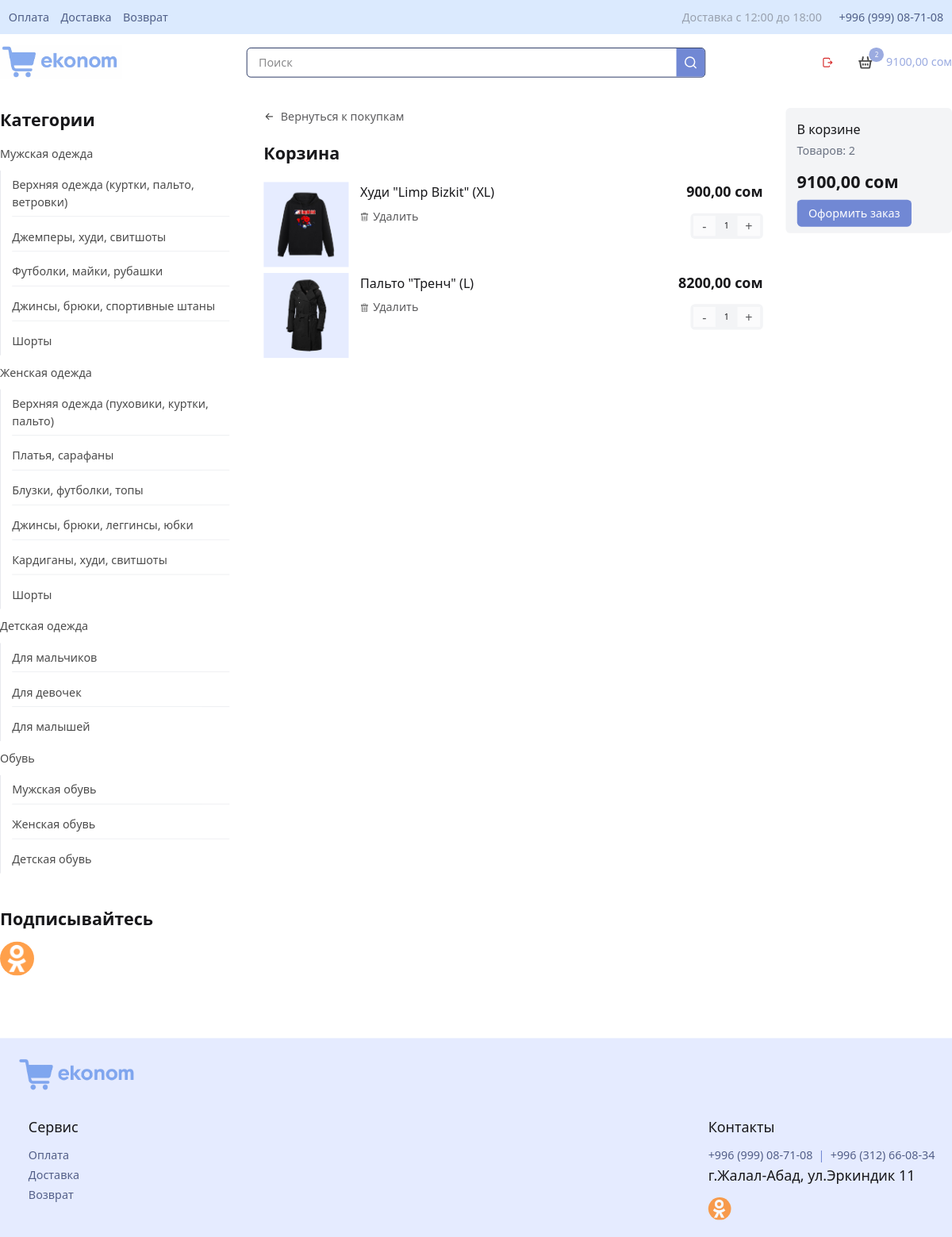
The app's page /cart/ (signed in) with its own data.
### theme/models.py (models this page shows, shortened)
class SiteSettings(models.Model):
    company_name = models.CharField("Название компании", max_length=255)
    working_hours_start = models.TimeField("Начало работы")
    working_hours_end = models.TimeField("Конец работы")
    phone_number = models.CharField("Номер телефона (1)", max_length=255)
    phone_number2 = models.CharField("Номер телефона (2)", max_length=255)
    address = models.CharField("Адрес", max_length=255)
    logo = models.ImageField(upload_to='logos/')
    bg_transparent_logo = models.ImageField(upload_to='logos/', default="...")
    class Meta:
        verbose_name = "Настройки сайта"
        verbose_name_plural = "Настройки сайта"

class SocialLink(models.Model):
    settings = models.ForeignKey(SiteSettings, on_delete=models.CASCADE, verbose_name="Настройки")
    logo = models.ImageField(upload_to='social_logos/')
    name = models.CharField("Название", max_length=255)
    link = models.CharField("Ссылка", max_length=1000)
    class Meta:
        verbose_name = "Социальные сети"
        verbose_name_plural = "Социальные сети"

### accounts/models.py (models this page shows, shortened)
class Cart(models.Model):
    user = models.OneToOneField(
        User,
        verbose_name="Пользователь",
        on_delete=models.CASCADE,
        related_name="cart"
    )
    created_at = models.DateTimeField(auto_now_add=True)
    class Meta:
        verbose_name = "Корзина"
        verbose_name_plural = "Корзины"
    def total_price(self):
        return sum(item.total_price() for item in self.items.all())
    def count_items(self):
        return self.items.count()

class CartItem(models.Model):
    cart = models.ForeignKey(Cart, related_name="items", on_delete=models.CASCADE)
    product = models.ForeignKey(Product, verbose_name="Товар", on_delete=models.CASCADE)
    size = models.ForeignKey(ProductSize, verbose_name="Размер", on_delete=models.CASCADE)
    quantity = models.PositiveIntegerField("Количество", default=1)
    class Meta:
        verbose_name = "Позиция корзины"
        verbose_name_plural = "Позиции корзины"
        unique_together = ("cart", "product", "size")
    def total_price(self):
        return self.product.get_final_price() * self.quantity

### catalog/models.py (models this page shows, shortened)
class AutoSlugMixin(models.Model):
    slug_source_field = 'name'
    slug_field_name = 'slug'
    class Meta:
        abstract = True  # чтобы Django не создавала таблицу

class Product(AutoSlugMixin):
    category = models.ForeignKey(
        ProductCategory,
        verbose_name="Категория",
        on_delete=models.CASCADE,
        related_name="categories"
    )
    name = models.CharField("Название", max_length=255)
    slug = models.SlugField(unique=True, blank=True)
    sizes = models.ManyToManyField(ProductSize, verbose_name="Доступные размеры", blank=True)
    price = models.DecimalField("Цена", max_digits=10, decimal_places=2)
    image = models.ImageField(upload_to="product_images/")
    thumbnail = models.ImageField(upload_to="product_images/thumbnails/", blank=True, null=True)
    views = models.PositiveIntegerField("Просмотры", default=0)
    def get_discount(self):
        from django.utils import timezone
        now = timezone.now()
        discounts = Discount.objects.filter(
            is_active=True,
            start_date__lte=now
        ).filter(
            models.Q(end_date__gte=now) | models.Q(end_date__isnull=True)
        ).filter(
            models.Q(products=self) |
            models.Q(categories=self.category)
        ).order_by('-percentage')
        return discounts.first()
    def get_final_price(self):
        discount = self.get_discount()
        if discount:
            return self.price * (1 - discount.percentage / 100)
        return self.price
    class Meta:
        ordering = ["-views"]
        verbose_name = "Товар"
        verbose_name_plural = "Товары"

class ProductCategory(AutoSlugMixin):
    name = models.CharField("Название", max_length=100)
    image = models.ImageField(upload_to="product_category_images/", null=True, blank=True)
    slug = models.SlugField(unique=True, blank=True)
    parent = models.ForeignKey(
        "self",
        on_delete=models.CASCADE,
        null=True,
        blank=True,
        related_name="children",
        verbose_name="Родительская категория"
    )
    class Meta:
        verbose_name = "Категория"
        verbose_name_plural = "Категории"

class Discount(models.Model):
    name = models.CharField("Название акции", max_length=255)
    percentage = models.DecimalField(
        "Скидка в %",
        max_digits=5,
        decimal_places=2,
        validators=[MinValueValidator(0), MaxValueValidator(100)]
    )
    categories = models.ManyToManyField(
        ProductCategory,
        blank=True,
        verbose_name="Категории",
        related_name="discounts"
    )
    products = models.ManyToManyField(
        "Product",
        blank=True,
        verbose_name="Товары",
        related_name="discounts"
    )
    start_date = models.DateTimeField("Дата начала", default=timezone.now)
    end_date = models.DateTimeField("Дата окончания", blank=True, null=True)
    is_active = models.BooleanField("Активна", default=True)
    class Meta:
        verbose_name = "Скидка"
        verbose_name_plural = "Скидки"

class ProductSize(models.Model):
    SIZE_CHOICES = [
        ('XS', 'XS'),
        ('S', 'S'),
        ('M', 'M'),
        ('L', 'L'),
        ('XL', 'XL'),
        ('XXL', 'XXL'),
    ]
    name = models.CharField("Размер", max_length=5, choices=SIZE_CHOICES, unique=True)
    class Meta:
        verbose_name = "Размер"
        verbose_name_plural = "Размеры"
    def __str__(self):
        return self.name

### theme/views.py (the view)
# urls.py: path("cart/", views.cart_page, name=URLNames.CART_PAGE),
@login_required
def cart_page(request):
    return render(request, "cart.html")

### theme/templates/cart.html (shortened to what this page needs)
{% extends 'base.html' %}
{% load static %}
{% block content %}
<div class="w-3/4 h-full gap-8 flex">
    <div class="w-3/4">
        <a href="{% url URLNames.MAIN_PAGE %}" class="flex transition-all gap-2 cursor-pointer items-center hover:opacity-70 mb-6">
            <p>Вернуться к покупкам</p>
        </a>
        <h1 class="title mb-6">Корзина</h1>
        <div class="flex flex-col">
            {% for cart_item in cart.items.all %}
            <div class="flex mb-2 w-full justify-between">
                <div class="flex">
                    <div class="image-container w-[120px] h-[120px] mr-4">
                        <img src="{{ cart_item.product.image.url }}" alt="{{ cart_item.product.name }}">
                    </div>
                    <div class="flex flex-col">
                        <h2 class="font-medium text-lg mb-2">{{ cart_item.product.name }} ({{ cart_item.size }})</h2>
                        <a href="{% url URLNames.ACTION_REMOVE_CART_ITEM cart_item.id %}" class="flex gap-1.5 items-center cursor-pointer transition-all opacity-50 hover:opacity-90">
                            <p>Удалить</p>
                        </a>
                    </div>
                </div>
                <div class="flex flex-col items-end">
                    <p class="font-semibold text-xl mb-4">{{ cart_item.total_price|floatformat:2 }} сом</p>
                    <div class="bg-gray-100 flex items-center p-1 rounded-md w-[102px]">
                        <a href="{% url URLNames.ACTION_UPDATE_CART_ITEM cart_item.id 'decrease' %}" class="bg-white transition-all cursor-pointer hover:bg-[#7188d4] hover:text-white w-1/3 flex justify-center items-center text-lg">-</a>
                        <p class="px-1 w-1/3 flex justify-center items-center text-xs">{{ cart_item.quantity }}</p>
                        <a href="{% url URLNames.ACTION_UPDATE_CART_ITEM cart_item.id 'increase' %}" class="bg-white transition-all cursor-pointer hover:bg-[#7188d4] hover:text-white w-1/3 flex justify-center items-center text-lg">+</a>
                    </div>
                </div>
            </div>
            {% empty %}
            <h2 class="font-medium text-lg mb-2">Ваша корзина пуста</h2>
            <p class="text-sm">
                Акции, специальные предложения и обзоры самых интересных товаров <a class="text-leader" href="{% url URLNames.MAIN_PAGE %}">на главной странице</a>
                помогут вам определиться с выбором!
            </p>
            {% endfor %}
        </div>
    </div>
    <div class="w-1/4">
        <div class="bg-gray-100 p-4 rounded-md">
            <h2 class="font-medium text-lg mb-1">В корзине</h2>
            <p class="text-gray-500 mb-4">Товаров: {{ cart.count_items }}</p>
            <p class="font-semibold text-2xl mb-4">{{ cart.total_price|floatformat:2 }} сом</p>
            <a href="{% url URLNames.ORDER_PAGE %}" class="i-button w-full cursor-pointer">
                Оформить заказ
            </a>
        </div>
    </div>
</div>
{% endblock %}

### theme/templates/base.html (shortened to what this page needs)
{% load static tailwind_tags %}
<!DOCTYPE html>
<html lang="en" data-theme="light">
<head>
    <link
        rel="stylesheet"
        href="https://cdn.jsdelivr.net/npm/swiper@11/swiper-bundle.min.css"
    />
    {% tailwind_css %}
</head>
<body>
    <div id="app">
        {% include 'components/_topbar.html' %}
        {% include 'components/_header.html' %}
        <div class="w-full">
            <div class="i-container flex gap-12">
                {% include 'components/_leftbar.html' %}
                {% block content %}{% endblock %}
            </div>
        </div>
        <div class="bg-[#e5ebff] mt-16 p-6">
            <div class="flex flex-col mb-8">
                <a href="{% url URLNames.MAIN_PAGE %}" class="w-1/4 flex justify-start">
                    <img
                        class="h-14"
                        src="{{ site_settings.bg_transparent_logo.url }}"
                        alt="Логотип"
                    >
                </a>
            </div>
            <div class="flex justify-between">
                <div class="flex flex-col pl-4 gap-3">
                    <p class="font-medium text-xl">Сервис</p>
                    <div class="flex flex-col gap-1">
                        <a href="" class="text-blue-950">
                            Оплата
                        </a>
                        <a href="" class="text-blue-950">
                            Доставка
                        </a>
                        <a href="" class="text-blue-950">
                            Возврат
                        </a>
                    </div>
                </div>
                <div class="flex flex-col pl-4 gap-3">
                    <p class="font-medium text-xl">Контакты</p>
                    <div class="flex flex-col gap-1">
                        <div class="flex gap-2">
                            <a href="tel:{{ site_settings.phone_number }}" class="text-blue-950">{{ site_settings.phone_number }}</a>
                            <span class="text-leader">|</span>
                            <a href="tel:{{ site_settings.phone_number2 }}" class="text-blue-950">{{ site_settings.phone_number2 }}</a>
                        </div>
                        <p class="mb-3 text-xl">{{ site_settings.address }}</p>
                        <div class="flex gap-6">
                            {% for socials_item in socials_list %}
                            <a href="{{ socials_item.link }}" class="image-container rounded-full size-8">
                                <img class="h-full max-w-none" src="{{ socials_item.logo.url }}" alt="">
                            </a>
                            {% endfor %}
                        </div>
                    </div>
                </div>
            </div>
        </div>
    </div>
</body>
</html>

### theme/templates/components/_topbar.html
<div class="w-full bg-blue-100">
    <div class="i-container p-3 flex justify-between">
        <div class="flex gap-4">
            <a href="" class="text-blue-950">
                Оплата
            </a>
            <a href="" class="text-blue-950">
                Доставка
            </a>
            <a href="" class="text-blue-950">
                Возврат
            </a>
        </div>
        <div class="flex gap-6">
            <p class="text-gray-400">
                Доставка с {{ site_settings.working_hours_start }} до {{ site_settings.working_hours_end }}
            </p>
            <a href="tel:{{ site_settings.phone_number }}" class="text-blue-950">{{ site_settings.phone_number }}</a>
        </div>
    </div>
</div>

### theme/templates/components/_header.html (shortened to what this page needs)
{% load static %}
<div class="w-full">
    <div class="i-container py-3">
        <div class="flex items-center gap-6">
            <a href="{% url URLNames.MAIN_PAGE %}" class="w-1/4 flex justify-start">
                <img
                    class="h-14"
                    src="{{ site_settings.logo.url }}"
                    alt="Логотип"
                >
            </a>
            <div class="w-2/4">
                <div class="w-full border rounded-md border-blue-950 px-4 py-2 pr-12 flex relative overflow-hidden focus-within:border-[#7188d4] transition-colors">
                    <input
                        type="text"
                        placeholder="Поиск"
                        class="w-full focus:outline-0"
                    >
                    <div class="cursor-pointer bg-leader absolute bottom-0 right-0 h-full w-10 flex justify-center items-center">
                        <img
                            class="w-5"
                            src="{% static 'icons/ic_search.svg' %}"
                            alt=""
                        >
                    </div>
                </div>
            </div>
            <div class="w-1/4">
                <div class="flex gap-8 justify-end items-center">
                    {% if is_authenticated %}
                    <form method="post" action="{% url 'account_logout' %}" class="flex items-center gap-2">
                        <button type="submit" class="cursor-pointer">
                            <img class="size-4" src="{% static 'icons/ic_logout.svg' %}" alt="Выход из аккаунта">
                        </button>
                    </form>
                    <a href="{% url URLNames.CART_PAGE %}">
                        <div class="relative flex gap-4">
                            <img
                                class="size-[26px]"
                                src="{% static 'icons/ic_basket.svg' %}"
                                alt="Корзина"
                            >
                            {% if cart.count_items > 0 %}
                            <div class="absolute -top-2 left-4.5 rounded-full px-[8px] py-[3px] font-medium text-[9px] text-white bg-leader">
                                {{ cart.count_items }}
                            </div>
                            {% endif %}
                            <span class="text-leader font-medium">
                                {{ cart.total_price|floatformat:2 }} сом
                            </span>
                        </div>
                    </a>
                    {% endif %}
                </div>
            </div>
        </div>
    </div>
</div>

### theme/templates/components/_leftbar.html
<div class="w-1/4 h-full flex flex-col gap-8 pb-6">
    <div class="flex flex-col mb-4">
        <h1 class="title mb-2">Категории</h1>
        <div class="flex flex-col">
            {% for category in categories_parent %}
            <a href="{% url URLNames.CATALOG_PAGE category.slug %}" class="link category">
                {{ category.name }}
            </a>
            <div class="flex flex-col pl-4 gap-2 cursor-pointer border-l border-gray-200">
                {% for subcategory in category.children.all %}
                <a href="{% url URLNames.CATALOG_PAGE subcategory.slug %}" class="link category-sm">{{ subcategory.name }}</a>
                {% endfor %}
            </div>
            {% empty %}
            <p class="text-leader opacity-50">Нет категорий</p>
            {% endfor %}
        </div>
    </div>
    <div class="flex flex-col gap-4">
        <h1 class="title">Подписывайтесь</h1>
        <div class="flex gap-6">
            {% for socials_item in socials_list %}
            <a href="{{ socials_item.link }}" class="image-container rounded-full size-12">
                <img class="h-full max-w-none" src="{{ socials_item.logo.url }}" alt="">
            </a>
            {% endfor %}
        </div>
    </div>
</div>

### records on screen
SiteSettings: working_hours_start "12:00", working_hours_end "18:00", phone_number "+996 (999) 08-71-08", logo (picture), bg_transparent_logo (picture), phone_number2 "+996 (312) 66-08-34", address "г.Жалал-Абад, ул.Эркиндик 11"
Cart: count_items "2", total_price "9100,00"
ProductCategory: name "Мужская одежда"
ProductCategory: name "Верхняя одежда (куртки, пальто, ветровки)"
ProductCategory: name "Джемперы, худи, свитшоты"
ProductCategory: name "Футболки, майки, рубашки"
ProductCategory: name "Джинсы, брюки, спортивные штаны"
ProductCategory: name "Шорты"
ProductCategory: name "Женская одежда"
ProductCategory: name "Верхняя одежда (пуховики, куртки, пальто)"
ProductCategory: name "Платья, сарафаны"
ProductCategory: name "Блузки, футболки, топы"
ProductCategory: name "Джинсы, брюки, леггинсы, юбки"
ProductCategory: name "Кардиганы, худи, свитшоты"
ProductCategory: name "Шорты"
ProductCategory: name "Детская одежда"
ProductCategory: name "Для мальчиков"
ProductCategory: name "Для девочек"
ProductCategory: name "Для малышей"
ProductCategory: name "Обувь"
ProductCategory: name "Мужская обувь"
ProductCategory: name "Женская обувь"
ProductCategory: name "Детская обувь"
SocialLink: logo (picture)
CartItem: product.image (picture), product.name "Худи \"Limp Bizkit\"", size "XL", total_price "900,00", quantity "1"
CartItem: product.image (picture), product.name "Пальто \"Тренч\"", size "L", total_price "8200,00", quantity "1"
